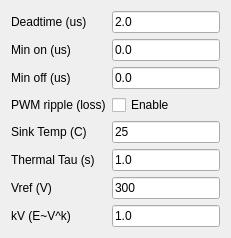
    <widget class="QWidget" name="tabPowerBasics">
     <attribute name="title">
      <string>Basics</string>
     </attribute>
      <layout class="QFormLayout" name="formLayout_power_basics">
       <item row="0" column="0">
        <widget class="QLabel" name="labelDeadtimeUs">
         <property name="text">
          <string>Deadtime (us)</string>
         </property>
        </widget>
       </item>
       <item row="0" column="1">
        <widget class="QLineEdit" name="deadtimeUs">
         <property name="text">
          <string>2.0</string>
         </property>
        </widget>
       </item>
       <item row="1" column="0">
        <widget class="QLabel" name="labelMinOnUs">
         <property name="text">
          <string>Min on (us)</string>
         </property>
        </widget>
       </item>
       <item row="1" column="1">
        <widget class="QLineEdit" name="minOnUs">
         <property name="text">
          <string>0.0</string>
         </property>
        </widget>
       </item>
       <item row="2" column="0">
        <widget class="QLabel" name="labelMinOffUs">
         <property name="text">
          <string>Min off (us)</string>
         </property>
        </widget>
       </item>
       <item row="2" column="1">
        <widget class="QLineEdit" name="minOffUs">
         <property name="text">
          <string>0.0</string>
         </property>
        </widget>
       </item>
       <item row="3" column="0">
        <widget class="QLabel" name="labelRippleLoss">
         <property name="text">
          <string>PWM ripple (loss)</string>
         </property>
        </widget>
       </item>
       <item row="3" column="1">
        <widget class="QCheckBox" name="cb_RippleLoss">
         <property name="text">
          <string>Enable</string>
         </property>
        </widget>
       </item>
       <item row="4" column="0">
        <widget class="QLabel" name="labelSinkTemp">
         <property name="text">
          <string>Sink Temp (C)</string>
         </property>
        </widget>
       </item>
       <item row="4" column="1">
        <widget class="QLineEdit" name="sinkTemp">
         <property name="text">
          <string>25</string>
         </property>
        </widget>
       </item>
       <item row="5" column="0">
        <widget class="QLabel" name="labelThermalTau">
         <property name="text">
          <string>Thermal Tau (s)</string>
         </property>
        </widget>
       </item>
       <item row="5" column="1">
        <widget class="QLineEdit" name="thermalTau">
         <property name="text">
          <string>1.0</string>
         </property>
        </widget>
       </item>
       <item row="6" column="0">
        <widget class="QLabel" name="labelVref">
         <property name="text">
          <string>Vref (V)</string>
         </property>
        </widget>
       </item>
       <item row="6" column="1">
        <widget class="QLineEdit" name="vrefV">
         <property name="text">
          <string>300</string>
         </property>
        </widget>
       </item>
       <item row="7" column="0">
       <widget class="QLabel" name="labelKv">
        <property name="text">
         <string>kV (E~V^k)</string>
        </property>
       </widget>
       </item>
       <item row="7" column="1">
        <widget class="QLineEdit" name="kvExp">
         <property name="text">
          <string>1.0</string>
         </property>
        </widget>
       </item>
      </layout>
     </widget>
